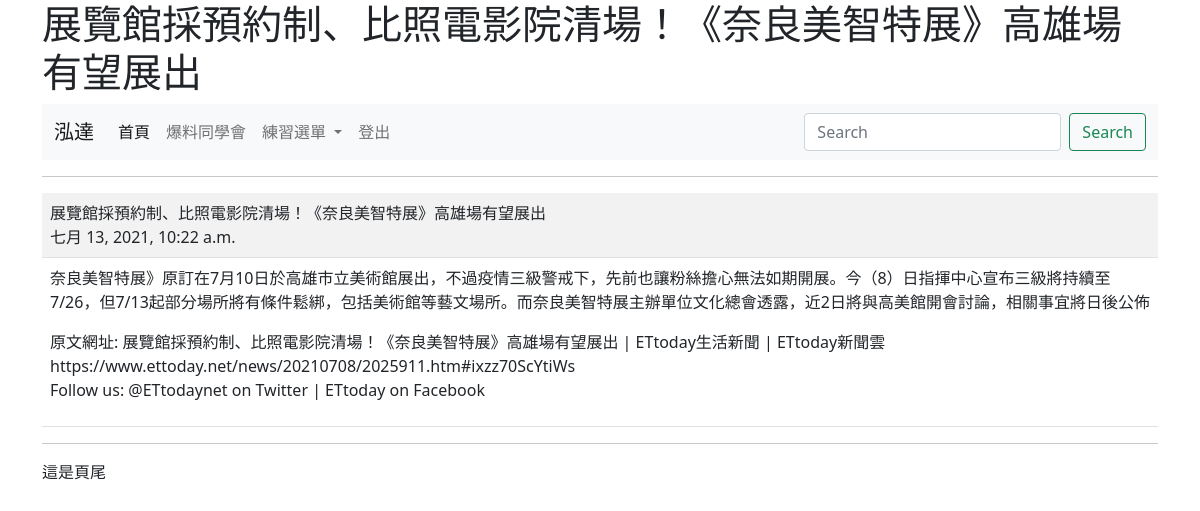
The page /show/4/ (signed in) on the database its author committed.
### mysite/models.py (models this page shows, shortened)
class Post(models.Model):
	title = models.CharField(max_length=200)
	content = models.TextField()
	pub_date = models.DateTimeField(default=timezone.now)
	class Meta:
		ordering = ('-pub_date',)

### mysite/views.py (the view)
# urls.py: path('show/<int:id>/', views.show),
@login_required(login_url="/admin/login/")
def show(request, id):
	try:
		post = Post.objects.get(id=id)
	except:
		return redirect("/news/")
	return render(request, "show.html", locals())

### templates/show.html (shortened to what this page needs)
{% extends "base.html" %}
{% block main %}
	<hr>
	<table class="table table-striped">
		<tr>
			<td>
				{{ post.title }}<br>
			    {{ post.pub_date }}
			</td>
		</tr>
	    <tr>
	   		<td>
	   			{{ post.content| linebreaks }}
	   		</td>
	    </tr>
    </table>
{% endblock %}

### templates/menu.html (shortened to what this page needs)
   <nav class="navbar navbar-expand-lg navbar-light bg-light">
  <div class="container-fluid">
    <a class="navbar-brand" href="#">
    {% if request.user.is_authenticated %}
       {{ request.user.first_name }}
    {% else %}
        沒登入的訪客
    {% endif %}
    </a>
    <div class="collapse navbar-collapse" id="navbarSupportedContent">
      <ul class="navbar-nav me-auto mb-2 mb-lg-0">
        <li class="nav-item">
          <a class="nav-link active" aria-current="page" href="#">首頁</a>
        </li>
        <li class="nav-item">
          <a class="nav-link" href="https://www.cmoney.tw/follow/channel/">爆料同學會</a>
        </li>
        <li class="nav-item dropdown">
          <a class="nav-link dropdown-toggle" href="#" id="navbarDropdown" role="button" data-bs-toggle="dropdown" aria-expanded="false">
            練習選單
          </a>
        </li>
        {% if request.user.is_authenticated %}
        <li class="nav-item">
          <a class="nav-link" href="/logout/" tabindex="-1">登出</a>
        </li>
        {% else %}
        <li class="nav-item">
          <a class="nav-link" href="/admin/login/?next=/" tabindex="-1">登入</a>
        </li>
        {% endif %}
      </ul>
      <form class="d-flex">
        <input class="form-control me-2" type="search" placeholder="Search" aria-label="Search">
        <button class="btn btn-outline-success" type="submit">Search</button>
      </form>
    </div>
  </div>
</nav>

### rows shown on the page
Post: title "展覽館採預約制、比照電影院清場！《奈良美智特展》高雄場有望展出", pub_date "七月 13, 2021, 10:22 a.m.", content "奈良美智特展》原訂在7月10日於高雄市立美術館展出，不過疫情三級警戒下，先前也讓粉絲擔心無法如期開展。今（8）日指揮中心宣布三級將持續至7/26，但7/13起部分場所將有條件鬆綁，包括美術館等藝文場所。而奈良美智特展主辦單位文化總會透露，近2日將與高美館開會討論，相關事宜將日後公佈 原文網址: 展覽館採預約制、比照電影院清場！《奈良美智特展》高雄場有望展出 | ETtoday生活新聞 | ETtoday新聞雲 https://www.ettoday.net/news/20210708/2025911.htm#ixzz70ScYtiWs Follow us: @ETtodaynet on Twitter | ETtoday on Facebook"

### other values the page prints
{{ request.user.first_name }} "泓達"
